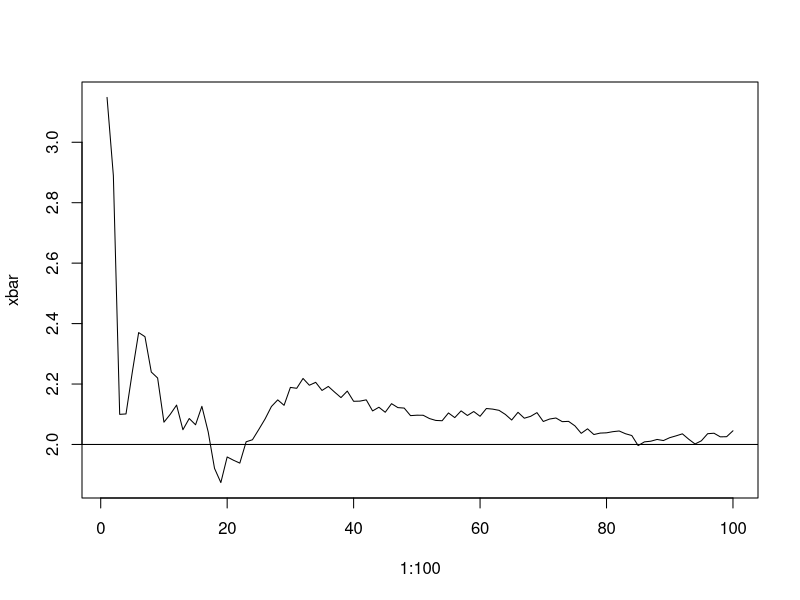
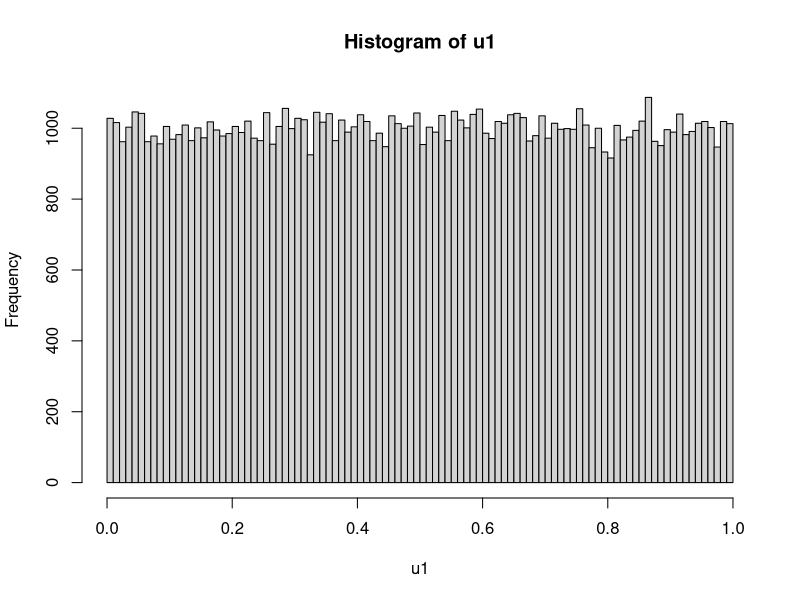
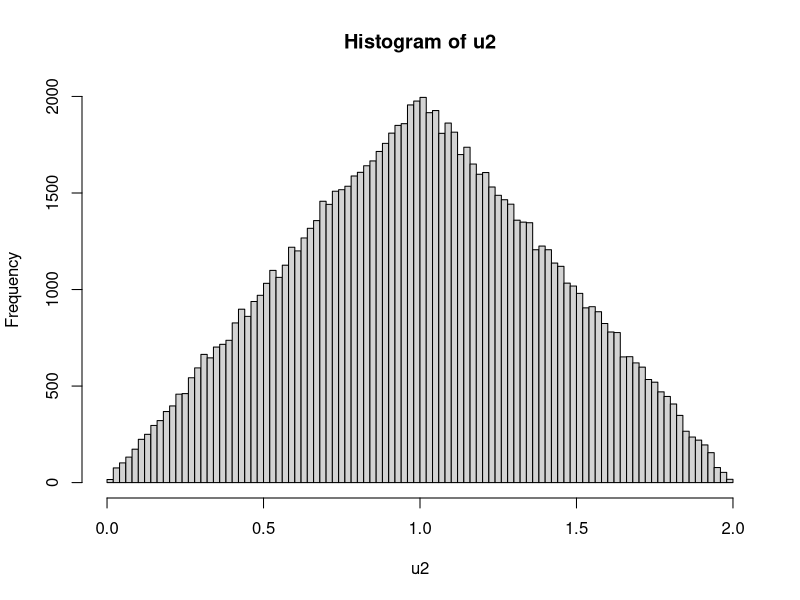
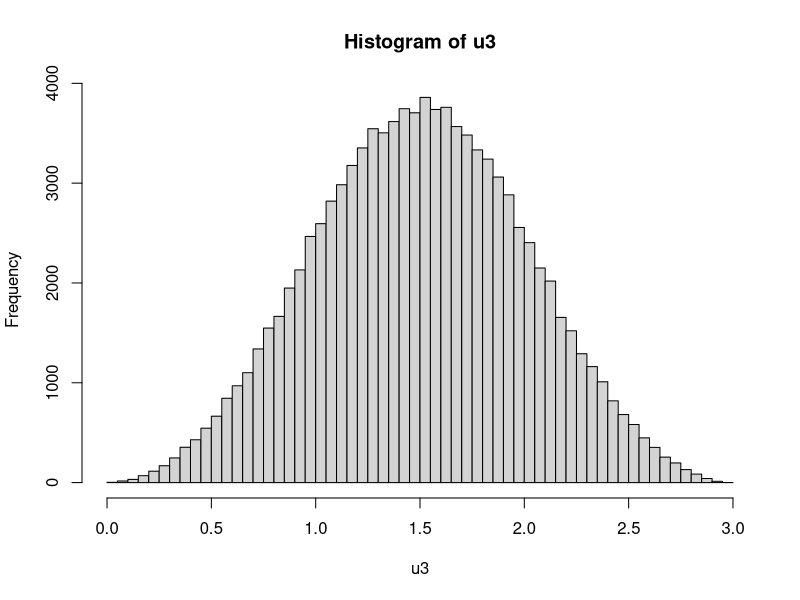
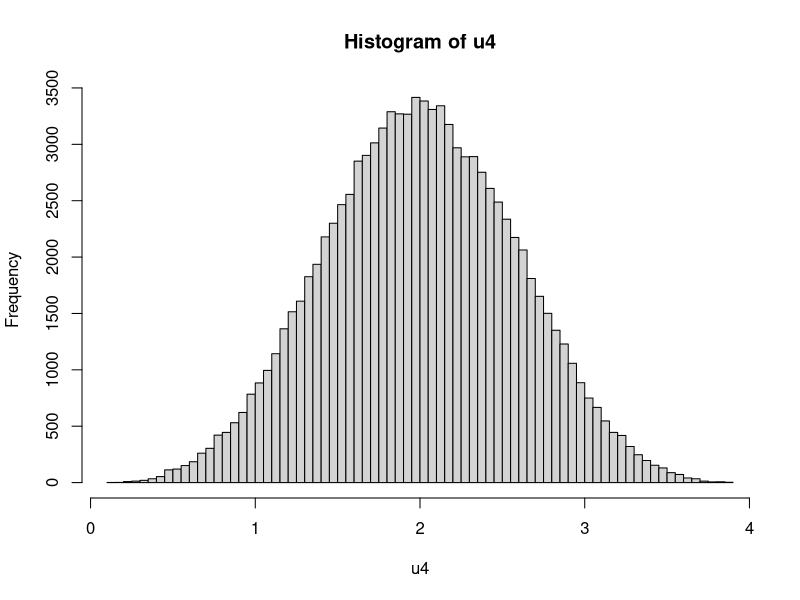
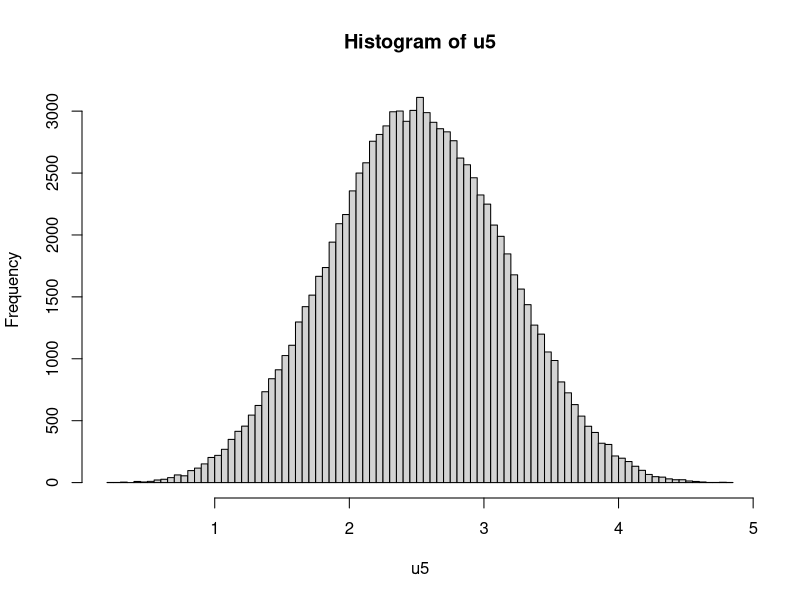
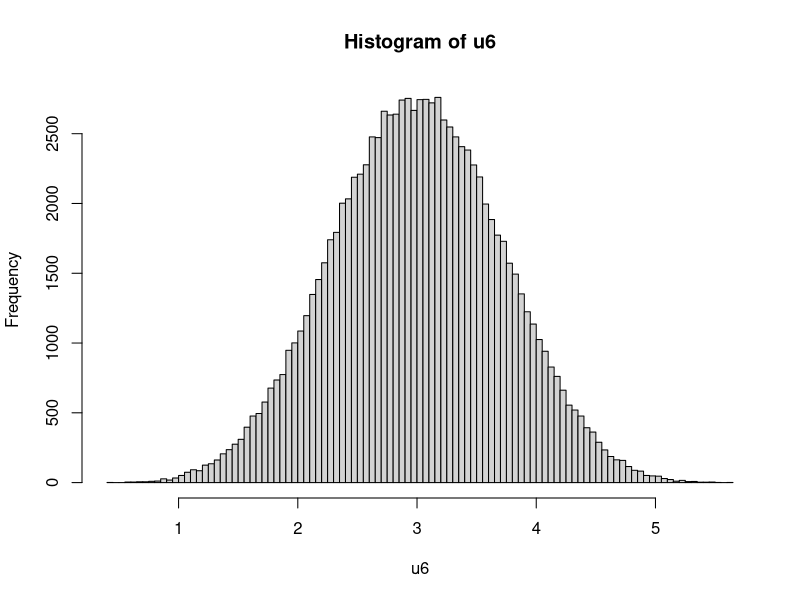
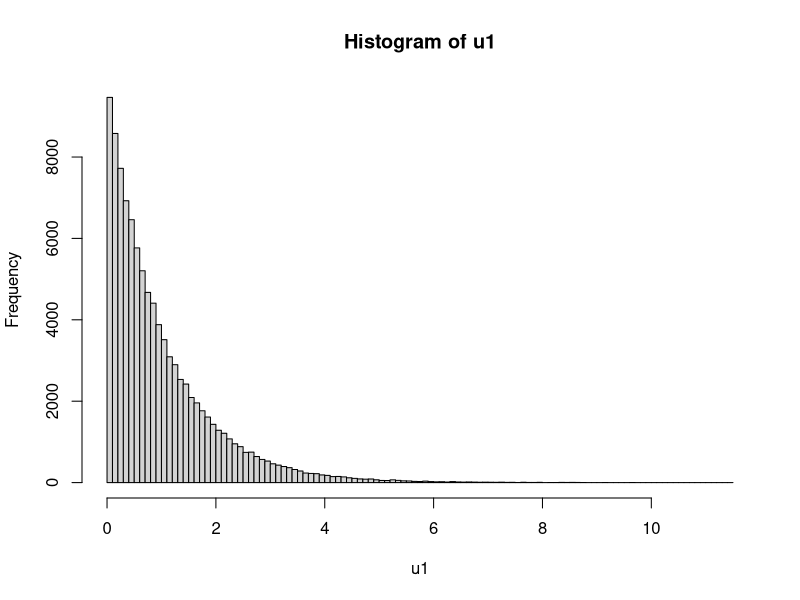

Here is the R script that generated these plots, in order:
x=rnorm(100,2,1)
xbar=cumsum(x)/(1:100)
plot(1:100,xbar,type='l')
abline(h=2)

# 6.1.0.2
u1 = runif(10^5)
hist(u1, 100)
u2=u1+runif(10^5)
hist(u2, 100)
u3=u2+runif(10^5)
hist(u3, 100)
u4=u3+runif(10^5)
hist(u4, 100)
u5=u4+runif(10^5)
hist(u5, 100)
u6=u5+runif(10^5)
hist(u6, 100)

# 6.1.0.3
u1 = rexp(10^5)
hist(u1, 100)
u2 = u1+rexp(10^5)
hist(u2, 100)
u3 = u2+rexp(10^5)
hist(u3, 100)
u4 = u3+rexp(10^5)
hist(u4, 100)
u5 = u4+rexp(10^5)
hist(u5, 100)
u6 = u5+rexp(10^5)
hist(u6, 100)
u7 = u6+rexp(10^5)
hist(u7, 100)
u8 = u7+rexp(10^5)
hist(u8, 100)
u9 = u8+rexp(10^5)
hist(u9, 100)
u10 = u9+rexp(10^5)
hist(u10, 100)

# 6.2
X = rnorm(12,mean=2,sd=1)
loglik.fun = function(mu) sum(log(dnorm(X, mean=mu, sd=1)))
mu=seq(0,4,by=0.01)
loglik = sapply(mu, loglik.fun)
plot(mu, loglik, type='l')

# 6.2.0.3
n=5
sd=1
X = rnorm(n=n, mean=0, sd=sd)
loglik.fun = function(mu) sum(log(dnorm(X, mean=mu, sd=sd)))
mu = seq(-10,10,by=0.01)
loglik = sapply(mu,loglik.fun)
plot(mu, loglik, main='n=5', type='l', xlim=c(-10,10),ylim=c(-200,10))

n=10
X = rnorm(n=n, mean=0, sd=sd)
loglik = sapply(mu,loglik.fun)
plot(mu, loglik, main='n=10', type='l', xlim=c(-10,10),ylim=c(-200,10))

n=20
X = rnorm(n=n, mean=0, sd=sd)
loglik = sapply(mu,loglik.fun)
plot(mu, loglik, main='n=20', type='l', xlim=c(-10,10),ylim=c(-200,10))

n=100
X = rnorm(n=n, mean=0, sd=sd)
loglik = sapply(mu,loglik.fun)
plot(mu, loglik, main='n=100', type='l', xlim=c(-10,10),ylim=c(-200,10))



